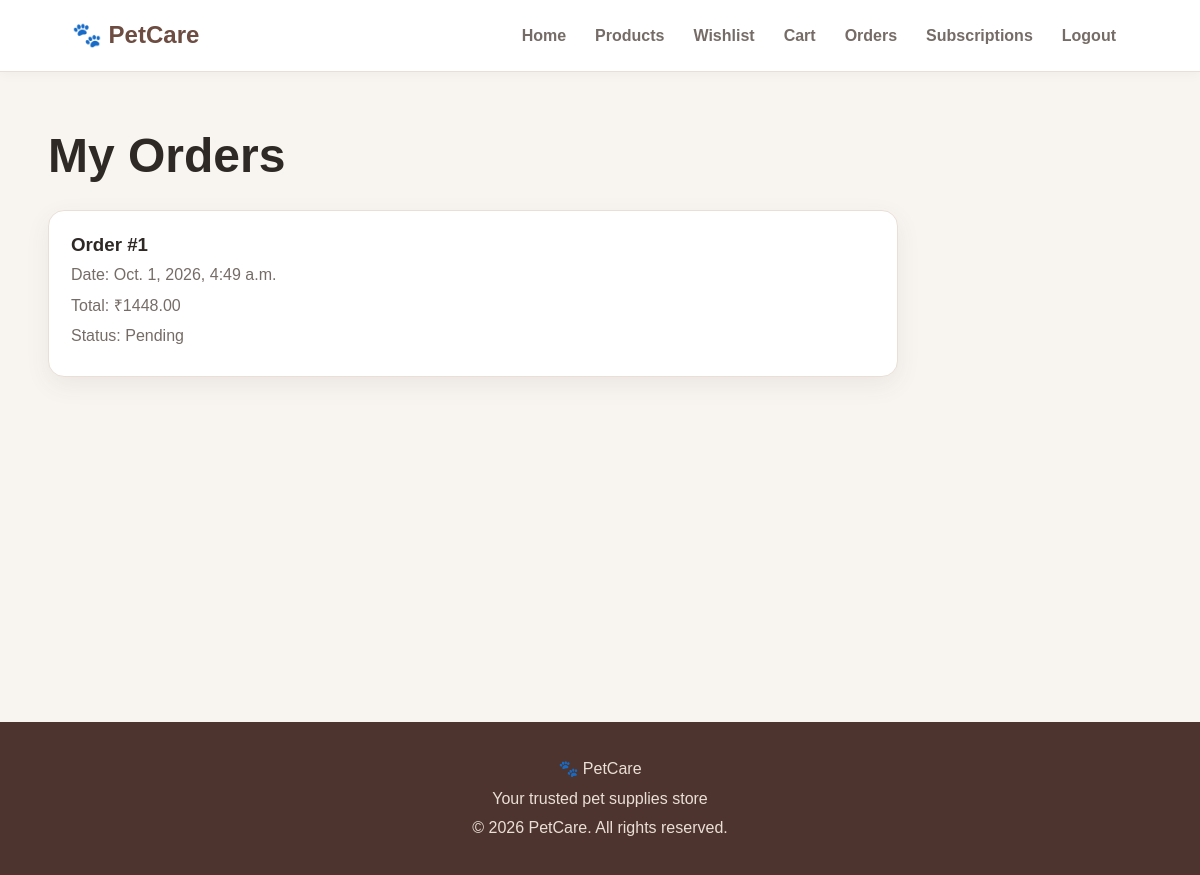
Screenshot of /orders/ (signed in) with the database file from the repository.
### petcareapp/models.py (models this page shows, shortened)
class Order(models.Model):
    STATUS_CHOICES = [
        ("Pending", "Pending"),
        ("Confirmed", "Confirmed"),
        ("Shipped", "Shipped"),
        ("Delivered", "Delivered"),
        ("Cancelled", "Cancelled"),
    ]
    user = models.ForeignKey(
        User,
        on_delete=models.CASCADE,
        related_name="orders"
    )
    address = models.ForeignKey(
        Address,
        on_delete=models.SET_NULL,
        null=True
    )
    total_amount = models.DecimalField(
        max_digits=10,
        decimal_places=2
    )
    status = models.CharField(
        max_length=20,
        choices=STATUS_CHOICES,
        default="Pending"
    )
    ordered_at = models.DateTimeField(
        auto_now_add=True
    )

### petcareapp/views.py (the view)
# urls.py: path('orders/', views.orders, name='orders'),
@login_required
def orders(request):
    user_orders = Order.objects.filter(
        user=request.user
    ).prefetch_related("items__product").select_related(
        "address"
    )
    return render(
        request,
        "petcareapp/orders/orders.html",
        {
            "orders": user_orders,
        },
    )

### petcareapp/templates/petcareapp/orders/orders.html (shortened to what this page needs)
{% extends 'petcareapp/base.html' %}
{% block content %}
<section class="section">
    <h1>My Orders</h1>
    {% for order in orders %}
    <div class="order-card">
        <h3>
            Order #{{ order.id }}
        </h3>
        <p>
            Date:
            {{ order.ordered_at }}
        </p>
        <p>
            Total:
            ₹{{ order.total_amount }}
        </p>
        <p>
            Status:
            {{ order.status }}
        </p>
    </div>
    {% empty %}
        <p>You haven't placed any orders yet.</p>
        <a href="{% url 'products' %}"
           class="btn">
            Start Shopping
        </a>
    {% endfor %}
</section>
{% endblock %}

### petcareapp/static/petcareapp/css/style.css (style rules this page uses)
:root { --primary: #6d4c41; --primary-dark: #4e342e; --accent: #e9a66f; --cream: #fff8f0; --background: #f8f5f1; --white: #ffffff; --text: #2f2926; --muted: #766c67; --border: #eadfd7; --success: #3d8b62; --danger: #c94b4b; --shadow: 0 8px 25px rgba(72, 51, 40, 0.08); --radius: 16px; }
* { box-sizing: border-box; margin: 0; padding: 0; }
html { scroll-behavior: smooth; }
body { font-family: Arial, Helvetica, sans-serif; background: var(--background); color: var(--text); line-height: 1.6; }
.section { width: min(1180px, 92%); margin: auto; padding: 55px 0; }
.section h1, .section h2 { margin-bottom: 25px; }
h1 { font-size: clamp(2rem, 4vw, 3rem); line-height: 1.2; }
h3 { line-height: 1.3; }
p { color: var(--muted); }
.order-card, .subscription-card, .review-card { max-width: 850px; background: white; border: 1px solid var(--border); border-radius: var(--radius); padding: 22px; margin-bottom: 16px; box-shadow: var(--shadow); }
.order-card p, .subscription-card p, .review-card p { margin: 5px 0; }

### rows the page displays
Order: id "1", ordered_at "Oct. 1, 2026, 4:49 a.m.", total_amount "1448.00", status "Pending"
